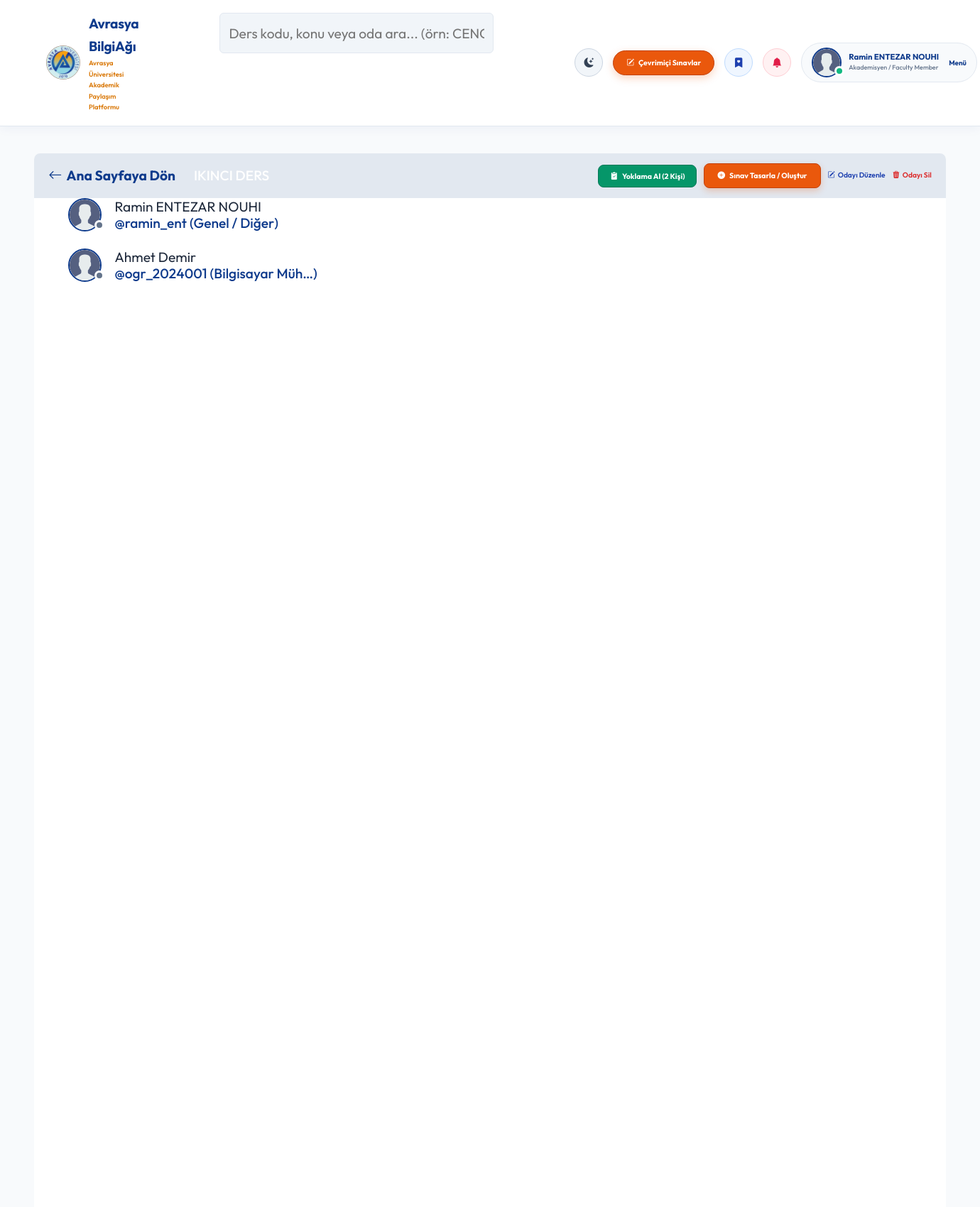
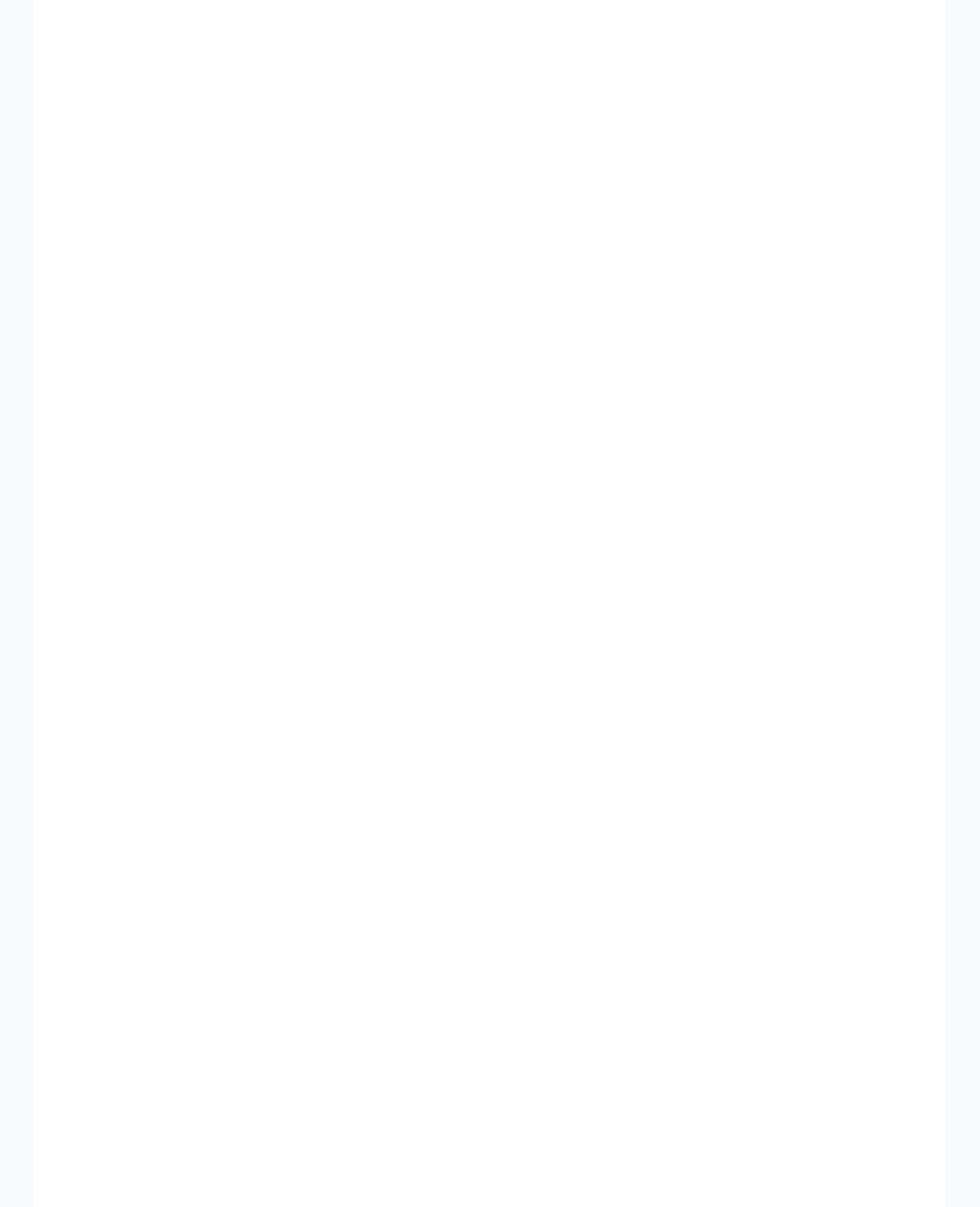
The app's page /room/26/ (signed in, upper part) with its own data (2 pictures, top to bottom).
### base/models.py (models this page shows, shortened)
class User(AbstractUser):
    name = models.CharField(max_length=200, null=True, verbose_name="Ad Soyad")
    email = models.EmailField(unique=True, null=True, verbose_name="E-Posta Adresi")
    bio = models.TextField(null=True, verbose_name="Hakkımda (Biyografi)")
    avatar = models.ImageField(null=True, default="avatar.svg", verbose_name="Profil Fotoğrafı (Avatar)")
    student_id = models.CharField(max_length=50, null=True, blank=True, verbose_name="Öğrenci / Sicil No")
    department = models.CharField(max_length=100, choices=DEPARTMENT_CHOICES, default='Genel / Diğer', verbose_name="Fakülte / Bölüm")
    role = models.CharField(max_length=20, choices=ROLE_CHOICES, default='student', verbose_name="Akademik Rol")
    github_link = models.URLField(max_length=255, null=True, blank=True, verbose_name="GitHub Profili")
    linkedin_link = models.URLField(max_length=255, null=True, blank=True, verbose_name="LinkedIn Profili")
    objects = CustomUserManager()
    USERNAME_FIELD = 'email'
    REQUIRED_FIELDS = ['username']
    @property
    def unread_notifications_count(self):
        return self.notifications.filter(is_read=False).count()
    @property
    def unread_notifications(self):
        return self.notifications.filter(is_read=False)

class Room(models.Model):
    host = models.ForeignKey(User, on_delete=models.SET_NULL, null=True)
    topic = models.ForeignKey(Topic, on_delete=models.SET_NULL, null=True, verbose_name="Bölüm / Akademik Konu")
    name = models.CharField(max_length=200, verbose_name="Çalışma Odası Adı")
    course_code = models.CharField(max_length=50, null=True, blank=True, verbose_name="Ders Kodu (örn: CENG201)")
    room_type = models.CharField(max_length=20, choices=ROOM_TYPE_CHOICES, default='general', verbose_name="Oda Türü")
    description = models.TextField(null=True, blank=True, verbose_name="Oda Açıklaması")
    participants = models.ManyToManyField(
        User, related_name='participants', blank=True)
    updated = models.DateTimeField(auto_now=True)
    created = models.DateTimeField(auto_now_add=True)
    class Meta:
        ordering = ['-updated', '-created']

### base/views.py (the view, shortened to what this page needs)
# urls.py: path('room/<str:pk>/', views.room, name="room"),
@login_required(login_url='login')
def room(request, pk):
    room_obj = Room.objects.get(id=pk)
    room_messages = room_obj.message_set.all()
    participants = room_obj.participants.all()
    resources = room_obj.resources.all()
    resource_form = ResourceForm()
    context = {'room': room_obj, 'room_messages': room_messages,
               'participants': participants, 'resources': resources,
               'resource_form': resource_form, 'quizzes': room_obj.quizzes.all()}
    return render(request, 'base/room.html', context)

### base/forms.py
class ResourceForm(ModelForm):
    class Meta:
        model = Resource
        fields = ['title', 'file', 'link', 'description']
        labels = {
            'title': 'Kaynak Başlığı',
            'file': 'Dosya (PDF, ZIP, Resim vb.)',
            'link': 'Bağlantı (URL)',
            'description': 'Açıklama',
        }

### base/models.py (called while the page is built)
    def __str__(self):
        return self.name

    @property
    def extension(self):
        if self.file and self.file.name:
            return self.file.name.split('.')[-1].lower()
        return ''

    @property
    def is_audio(self):
        return self.extension in ['mp3', 'wav', 'ogg', 'webm', 'm4a']

    @property
    def is_video(self):
        return self.extension in ['mp4', 'mov', 'avi', 'mkv']

    @property
    def is_pdf(self):
        return self.extension == 'pdf'

### base/templates/base/room.html (shortened to what this page needs)
{% extends 'main.html' %}
{% block content %}
<main class="profile-page layout layout--2">
  <div class="container">
    <div class="room">
      <div class="room__top" style="display: flex; justify-content: space-between; align-items: center; flex-wrap: wrap; gap: 12px; padding: 14px 20px;">
        <div class="room__topLeft">
          <a href="{% url 'home' %}" style="font-weight: 700; color: #0f3b8c; text-decoration: none; display: inline-flex; align-items: center; gap: 6px;">
            <i class="bi bi-arrow-left"></i> Ana Sayfaya Dön
          </a>
          <h3 style="margin-left: 14px;">{{ room.name }}</h3>
        </div>
        <div class="room__topRight" style="display: flex; gap: 10px; align-items: center; flex-wrap: wrap;">
          {% if request.user == room.host or request.user.role == 'faculty' %}
          <button onclick="alert('📋 Canlı Yoklama Kaydı Alındı! Odadaki Aktif Katılımcılar:\n' + Array.from(document.querySelectorAll('.participant p')).map(el => '• ' + el.innerText.trim()).join('\n'));" type="button" style="background: #059669; color: #ffffff; border: 1px solid #047857; padding: 8px 16px; border-radius: 8px; font-size: 0.88rem; font-weight: 700; cursor: pointer; display: inline-flex; align-items: center; gap: 6px;">
            <i class="bi bi-clipboard2-check-fill"></i> Yoklama Al ({{ participants.count }} Kişi)
          </button>
          <a href="{% url 'create-quiz' room.id %}" style="background: #ea580c; color: #ffffff; border: 1px solid #c2410c; padding: 8px 18px; border-radius: 8px; font-size: 0.88rem; text-decoration: none; font-weight: 700; box-shadow: 0 4px 10px rgba(234, 88, 12, 0.25); display: inline-flex; align-items: center; gap: 6px;">
            <i class="bi bi-plus-circle-fill"></i> Sınav Tasarla / Oluştur
          </a>
          <a href="{% url 'update-room' room.id %}" style="font-weight: 600; color: #1e40af; font-size: 0.85rem; text-decoration: none; display: inline-flex; align-items: center; gap: 4px;">
            <i class="bi bi-pencil-square"></i> Odayı Düzenle
          </a>
          <a href="{% url 'delete-room' room.id %}" style="font-weight: 600; color: #dc2626; font-size: 0.85rem; text-decoration: none; display: inline-flex; align-items: center; gap: 4px;">
            <i class="bi bi-trash3-fill"></i> Odayı Sil
          </a>
          {% endif %}
        </div>
      </div>
      <div class="room__box scroll">
    <div class="participants">
      <div class="participants__list scroll">
        {% for user in participants %}
        <a href="{%  url 'user-profile' user.id %}" class="participant">
          <div class="avatar avatar--medium">
            <img src="{{user.avatar.url}}" />
          </div>
          <p>
            {{user.name|default:user.username}}
            <span>@{{user.username}} ({{user.department|truncatechars:15}})</span>
          </p>
        </a>
        {% endfor %}
      </div>
    </div>
  </div>
</main>
{% endblock content %}

### templates/navbar.html (shortened to what this page needs)
{% load static %}
<header class="header header--loggedIn">
    <div class="container">
        <a href="{% url 'home' %}" class="header__logo" style="display: flex; align-items: center; gap: 12px; text-decoration: none;">
            <img src="{% static 'images/avrasya_logo.png' %}" alt="Avrasya University Logo" style="width: 48px; height: 48px; object-fit: contain; background: transparent; border: none; border-radius: 50%;" />
            <div>
                <h1 style="margin:0; font-weight:700; color:#0f3b8c; letter-spacing: -0.3px;">Avrasya BilgiAğı</h1>
                <span style="font-size:0.78rem; color:#d97706; font-weight:600; display:block;">Avrasya Üniversitesi Akademik Paylaşım Platformu</span>
            </div>
        </a>
        <form class="header__search" method="GET" action="{% url 'home' %}">
            <label>
                <input name="q" placeholder="Ders kodu, konu veya oda ara... (örn: CENG201)" class="navbar-search-input" />
            </label>
        </form>
        <nav class="header__menu" style="display: flex; align-items: center; gap: 14px;">
            <button id="themeToggleBtn" onclick="toggleTheme()" title="Gece / Gündüz Modu" style="background: #f1f5f9; border: 1px solid #cbd5e1; width: 40px; height: 40px; border-radius: 50%; display: flex; align-items: center; justify-content: center; cursor: pointer; font-size: 1.15rem; transition: all 0.2s ease; color: #334155;">
                <i class="bi bi-moon-stars-fill"></i>
            </button>
            <a href="{% url 'quizzes' %}" style="display: inline-flex; align-items: center; gap: 6px; background: #ea580c; color: #ffffff; border: 1px solid #c2410c; padding: 8px 18px; border-radius: 50px; font-weight: 700; font-size: 0.88rem; text-decoration: none; white-space: nowrap; box-shadow: 0 4px 12px rgba(234, 88, 12, 0.25);">
                <i class="bi bi-pencil-square"></i> Çevrimiçi Sınavlar
            </a>
            {% if request.user.is_authenticated %}
            <a href="{% url 'saved-resources' %}" title="Kaydedilen Materyallerim" style="display: flex; align-items: center; justify-content: center; background: #eff6ff; border: 1px solid #bfdbfe; color: #1e40af; width: 40px; height: 40px; border-radius: 50%; text-decoration: none; font-size: 1.15rem;">
                <i class="bi bi-bookmark-heart-fill"></i>
            </a>
            <div style="position: relative;">
                <button onclick="const m=document.getElementById('notifModal'); m.style.display = m.style.display === 'none' ? 'block' : 'none';" title="Bildirimler" style="background: #fff1f2; border: 1px solid #fecdd3; color: #e11d48; width: 40px; height: 40px; border-radius: 50%; cursor: pointer; font-size: 1.15rem; display: flex; align-items: center; justify-content: center; position: relative;">
                    <i class="bi bi-bell-fill"></i>
                </button>
            </div>
            <div class="header__user" style="display: flex; align-items: center; gap: 14px; background: #f8fafc; border: 1px solid #e2e8f0; padding: 6px 14px; border-radius: 50px;">
                <a href="{% url 'update-user' %}" style="display: flex; align-items: center; gap: 10px; text-decoration: none;">
                    <div class="avatar avatar--medium active">
                        <img src="{{request.user.avatar.url}}" style="width: 38px; height: 38px; border-radius: 50%; object-fit: cover;" />
                    </div>
                    <div>
                        <p style="margin: 0; font-weight: 700; color: #0f3b8c; line-height: 1.2; font-size: 0.95rem; white-space: nowrap;">{{request.user.name|default:request.user.username}}</p>
                        <span style="font-size: 0.75rem; color: #64748b; font-weight: 500; display: block; white-space: nowrap;">{{request.user.get_role_display}}</span>
                    </div>
                </a>
                <button class="dropdown-button" style="background: transparent; border: none; cursor: pointer; font-weight: 700; color: #0f3b8c; font-size: 0.82rem;">
                    Menü
                </button>
            </div>
            {% endif %}
        </nav>
</header>

### static/styles/style.css (style rules this page uses)
:root { --color-main: #0f3b8c; --color-main-light: #e0f2fe; --color-accent: #d97706; --color-dark: #ffffff; --color-dark-medium: #f1f5f9; --color-dark-light: #e2e8f0; --color-light: #ffffff; --color-gray: #64748b; --color-light-gray: #1e293b; --color-bg: #f8fafc; --color-success: #10b981; --color-error: #ef4444; }
*, body, h1, h2, h3, h4, h5, h6, p, a, span, button, input, select, textarea { font-family: "Metropolis", "Outfit", -apple-system, BlinkMacSystemFont, "Segoe UI", Roboto, sans-serif !important; margin: 0; padding: 0; box-sizing: border-box; text-rendering: optimizeLegibility; font-size: inherit; }
html { font-size: 68.75%; }
@media only screen and (min-width: 1200px) { html { font-size: 75%; } }
body { line-height: 1.65; font-weight: 400; font-size: 1.6rem; color: var(--color-light-gray); background-color: var(--color-bg); min-height: 100vh; }
img { width: 100%; }
a { display: inline-block; color: var(--color-main); text-decoration: none; }
.container { max-width: 1580px; width: 93%; margin: auto; }
.avatar { position: relative; display: inline-block; border-radius: 50%; border: 2px solid var(--color-main); }
.avatar img { display: block; border-radius: 50%; object-fit: cover; object-position: center; }
.avatar::after { content: ""; display: block; position: absolute; background-color: var(--color-gray); z-index: 111; border-radius: 50%; border: 0.3rem solid var(--color-dark); }
.avatar.active::after { background-color: var(--color-success); }
.avatar.avatar--medium img { width: 3.6rem; height: 3.6rem; border-radius: 50%; }
.avatar.avatar--medium:after { width: 0.7rem; height: 0.7rem; bottom: 0px; right: -6px; }
.header { padding: 1.5rem; background-color: var(--color-dark); border-bottom: 1px solid var(--color-dark-light); box-shadow: 0 2px 15px rgba(15, 59, 140, 0.06); }
.header > .container { display: flex; gap: 9.5rem; }
.header__logo, .header__user { display: flex; gap: 2rem; align-items: center; }
.header__logo > img { height: 3.2rem; width: 3.2rem; }
.header__search > label { background-color: var(--color-dark-medium); border: 1px solid var(--color-dark-light); padding: 1.3rem 1rem; display: flex; align-items: center; gap: 1rem; border-radius: 6px; }
.header__search input { width: 30rem; background: transparent; border: none; outline: none; color: var(--color-light-gray); }
.header__menu { margin-left: auto; position: relative; }
.header__menu a { display: flex; gap: 1.5rem; align-items: center; font-weight: 500; text-decoration: none; color: var(--color-gray); }
.header__menu img { height: 3.6rem; }
.header__menu p { line-height: 1.2; }
.header__menu span { color: var(--color-main); font-weight: 500; font-size: 1.4rem; display: block; }
.dropdown-button { background: transparent; border: 0; outline: 0; cursor: pointer; }
.layout { margin-top: 3.2rem; }
.layout > .container { display: flex; justify-content: space-between; align-items: flex-start; gap: 3.8rem; }
.layout--2 > .container > div:first-child { flex: 1 1 72%; min-width: 0; }
.layout--2 > .container > div:last-child { flex-basis: 25%; }
.room, .participants { background: var(--color-dark); max-height: 87.5vh; border-radius: 0.7rem; overflow: hidden; position: relative; }
.room__top, .participants__top { background: var(--color-dark-light); display: flex; justify-content: space-between; align-items: center; padding: 1rem 2rem; position: relative; }
.room__topLeft { display: flex; align-items: flex-end; gap: 1rem; }
.room__topLeft h3, .participants__top { text-transform: uppercase; font-weight: 500; color: var(--color-light); }
.room__topRight { display: flex; column-gap: 1em; }
.room__box { padding-left: 2rem; padding-right: 2rem; height: 80.5vh; overflow-y: auto; padding-bottom: 2rem; }
.participants__list { padding: 2rem; height: 82.5vh; overflow-y: scroll; padding-bottom: 0; }
.participant { display: flex; align-items: center; gap: 1.5rem; margin-bottom: 2rem; }
.participant p { color: var(--color-light-gray); line-height: 1.2; }
.participant span { display: block; font-weight: 500; color: var(--color-main); font-weight: 1.4rem; }
.header__logo img { background: transparent !important; border: none !important; box-shadow: none !important; }

### records on screen
User: user.avatar (placeholder picture), user.name "Ramin ENTEZAR NOUHI", user.role "Akademisyen / Faculty Member", avatar (placeholder picture), name "Ramin ENTEZAR NOUHI", username "ramin_ent", department "Genel / Diğer"
Room: name "IKINCI DERS"
User: avatar (placeholder picture), name "Ahmet Demir", username "ogr_2024001", department "Bilgisayar Müh…"

### other values on screen
{{ participants.count }} "2"
